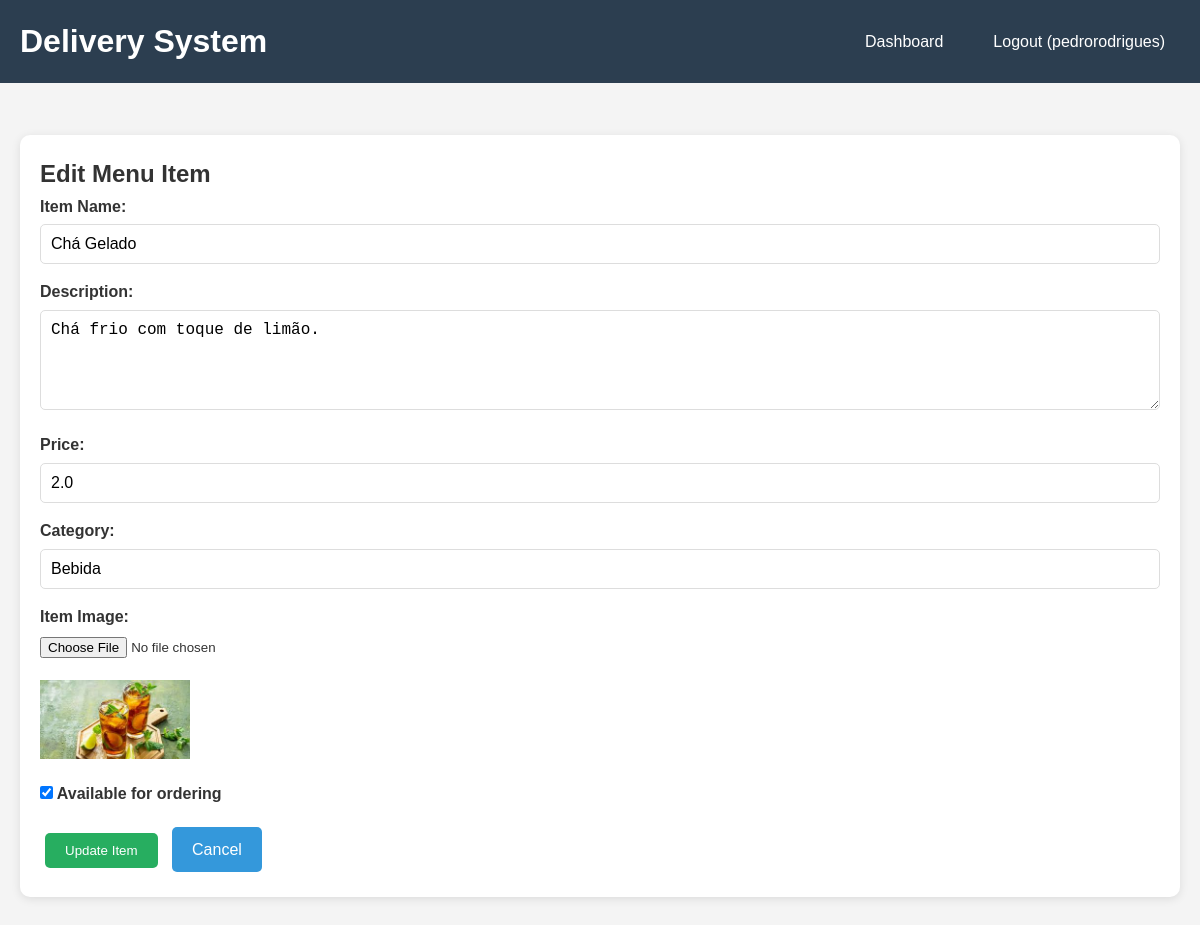
/edit_menu_item/41 (signed in), run on the app's committed database.
### tables this page shows
CREATE TABLE users (
        id INTEGER PRIMARY KEY AUTOINCREMENT,
        username TEXT UNIQUE NOT NULL,
        email TEXT UNIQUE NOT NULL,
        password_hash TEXT NOT NULL,
        user_type TEXT NOT NULL CHECK (user_type IN ('customer', 'restaurant')),
        phone TEXT,
        address TEXT,
        restaurant_name TEXT,
        restaurant_description TEXT,
        created_at TIMESTAMP DEFAULT CURRENT_TIMESTAMP
    , image_path TEXT);

CREATE TABLE menu_items (
        id INTEGER PRIMARY KEY AUTOINCREMENT,
        restaurant_id INTEGER NOT NULL,
        name TEXT NOT NULL,
        description TEXT,
        price REAL NOT NULL,
        category TEXT,
        available BOOLEAN DEFAULT 1,
        created_at TIMESTAMP DEFAULT CURRENT_TIMESTAMP, image_path TEXT,
        FOREIGN KEY (restaurant_id) REFERENCES users (id)
    );

### app.py (the view)
    def decorated_function(*args, **kwargs):
        if 'user_id' not in session:
            return redirect(url_for('login'))
        user = get_user_by_id(session['user_id'])
        if user['user_type'] != 'restaurant':
            flash('Access denied. Restaurant account required.')
            return redirect(url_for('dashboard'))
        return f(*args, **kwargs)

### app.py (called while the page is built, shortened)
def get_db_connection():
    conn = sqlite3.connect('delivery_system.db')
    conn.row_factory = sqlite3.Row
    return conn

def get_user_by_id(user_id):
    conn = get_db_connection()
    user = conn.execute('SELECT * FROM users WHERE id = ?', (user_id,)).fetchone()
    conn.close()
    return user

def restaurant_required(f):
    def decorated_function(*args, **kwargs):
        if 'user_id' not in session:
            return redirect(url_for('login'))
        user = get_user_by_id(session['user_id'])
        if user['user_type'] != 'restaurant':
            flash('Access denied. Restaurant account required.')
            return redirect(url_for('dashboard'))
        return f(*args, **kwargs)
    decorated_function.__name__ = f.__name__
    return decorated_function

@app.before_request
def load_logged_in_user():
    user_id = session.get('user_id')
    if user_id is None:
        g.user = None
    else:
        g.user = get_user_by_id(user_id)

@app.route('/edit_menu_item/<int:item_id>', methods=['GET', 'POST'])
@restaurant_required
def edit_menu_item(item_id):
    conn = get_db_connection()
    menu_item = conn.execute('SELECT * FROM menu_items WHERE id = ? AND restaurant_id = ?',
                            (item_id, session['user_id'])).fetchone()
    conn.close()
    if not menu_item:
        flash('Menu item not found!')
        return redirect(url_for('restaurant_dashboard'))
    return render_template('edit_menu_item.html', menu_item=menu_item)

### templates/edit_menu_item.html (shortened to what this page needs)
{% extends "base.html" %}
{% block content %}
<div class="card">
    <h2>Edit Menu Item</h2>
    <form method="POST" enctype="multipart/form-data">
        <div class="form-group">
            <label for="name">Item Name:</label>
            <input type="text" id="name" name="name" value="{{ menu_item.name }}" required>
        </div>
        <div class="form-group">
            <label for="description">Description:</label>
            <textarea id="description" name="description">{{ menu_item.description or '' }}</textarea>
        </div>
        <div class="form-group">
            <label for="price">Price:</label>
            <input type="number" id="price" name="price" step="0.01" min="0" value="{{ menu_item.price }}" required>
        </div>
        <div class="form-group">
            <label for="category">Category:</label>
            <input type="text" id="category" name="category" value="{{ menu_item.category or '' }}">
        </div>
        <div class="form-group">
            <label for="image">Item Image:</label>
            <input type="file" id="image" name="image" accept="image/*">
            {% if menu_item.image_path %}
            <div class="mt-20">
                <img src="/static/{{ menu_item.image_path }}" alt="Menu Item Image"
                    style="max-width: 150px; max-height: 150px;">
            </div>
            {% endif %}
        </div>
        <div class="form-group">
            <label>
                <input type="checkbox" name="available" {% if menu_item.available %}checked{% endif %}>
                Available for ordering
            </label>
        </div>
        <button type="submit" class="btn btn-success">Update Item</button>
        <a href="{{ url_for('restaurant_dashboard') }}" class="btn">Cancel</a>
    </form>
</div>
{% endblock %}

### templates/base.html (shortened to what this page needs)
<!DOCTYPE html>
<html lang="en">
<head>
</head>
<body>
    <header>
        <div class="header-content">
            <h1><a href="/" style="color: white; text-decoration: none;">Delivery System</a></h1>
            <nav>
                <ul>
                    {% if session.user_id %}
                    <li><a href="{{ url_for('dashboard') }}">Dashboard</a></li>
                    <li><a href="{{ url_for('logout') }}">Logout ({{ session.username }})</a></li>
                    {% else %}
                    <li><a href="{{ url_for('login') }}">Login</a></li>
                    <li><a href="{{ url_for('register') }}">Register</a></li>
                    {% endif %}
                </ul>
            </nav>
        </div>
    </header>
    <div class="container">
        {% block content %}{% endblock %}
    </div>
</body>
</html>

### templates/base.html (style rules this page uses)
* { margin: 0; padding: 0; box-sizing: border-box; }
body { font-family: Arial, sans-serif; line-height: 1.6; color: #333; background-color: #f4f4f4; }
.container { max-width: 1200px; margin: 0 auto; padding: 20px; }
header { background-color: #2c3e50; color: white; padding: 1rem 0; margin-bottom: 2rem; }
.header-content { display: flex; justify-content: space-between; align-items: center; max-width: 1200px; margin: 0 auto; padding: 0 20px; }
nav ul { list-style: none; display: flex; gap: 20px; }
nav a { color: white; text-decoration: none; padding: 10px 15px; border-radius: 5px; transition: background-color 0.3s; }
.card { background: white; border-radius: 10px; padding: 20px; margin-bottom: 20px; box-shadow: 0 2px 10px rgba(0, 0, 0, 0.1); }
.btn { background-color: #3498db; color: white; padding: 10px 20px; border: none; border-radius: 5px; cursor: pointer; text-decoration: none; display: inline-block; margin: 5px; transition: background-color 0.3s; }
.btn-success { background-color: #27ae60; }
.form-group { margin-bottom: 15px; }
label { display: block; margin-bottom: 5px; font-weight: bold; }
input[type="text"], input[type="email"], input[type="password"], input[type="number"], select, textarea { width: 100%; padding: 10px; border: 1px solid #ddd; border-radius: 5px; font-size: 16px; }
textarea { resize: vertical; min-height: 100px; }
.mt-20 { margin-top: 20px; }

### data on the page
users: username "pedrorodrigues"
menu_items: name "Chá Gelado", description "Chá frio com toque de limão.", price "2.0", category "Bebida", available "☑"
